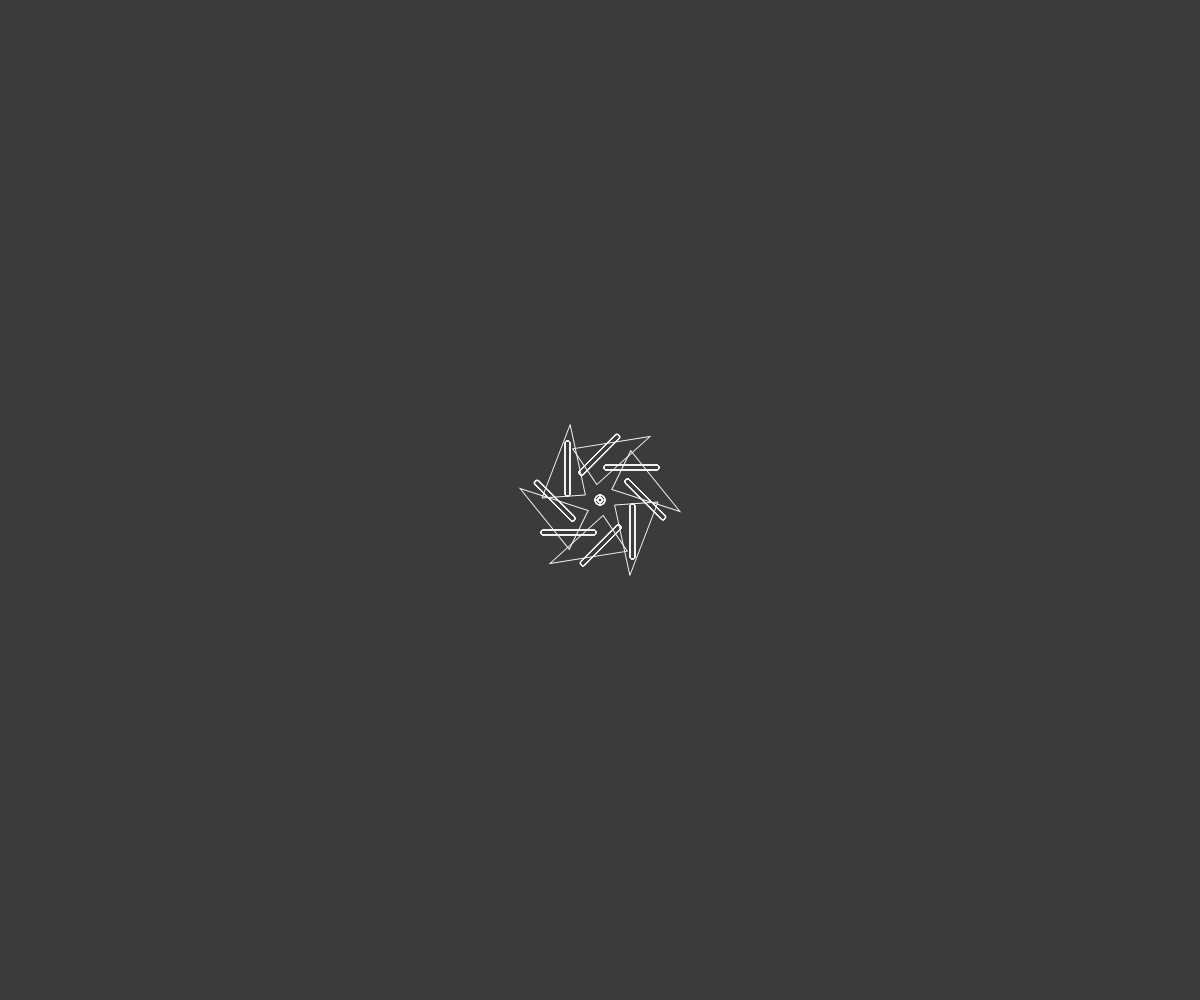
Frame 1 (no input)
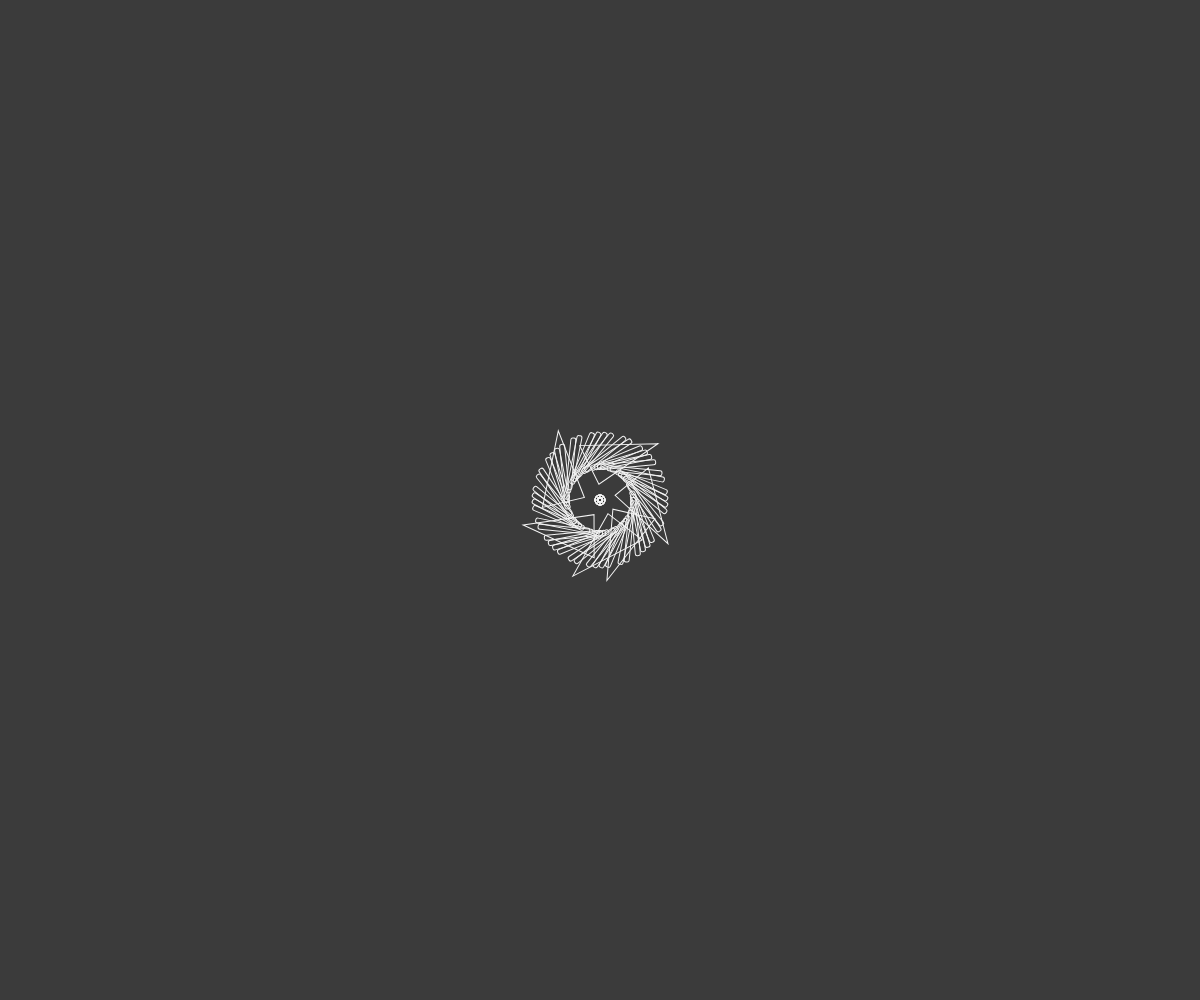
Frame 60 (no input)
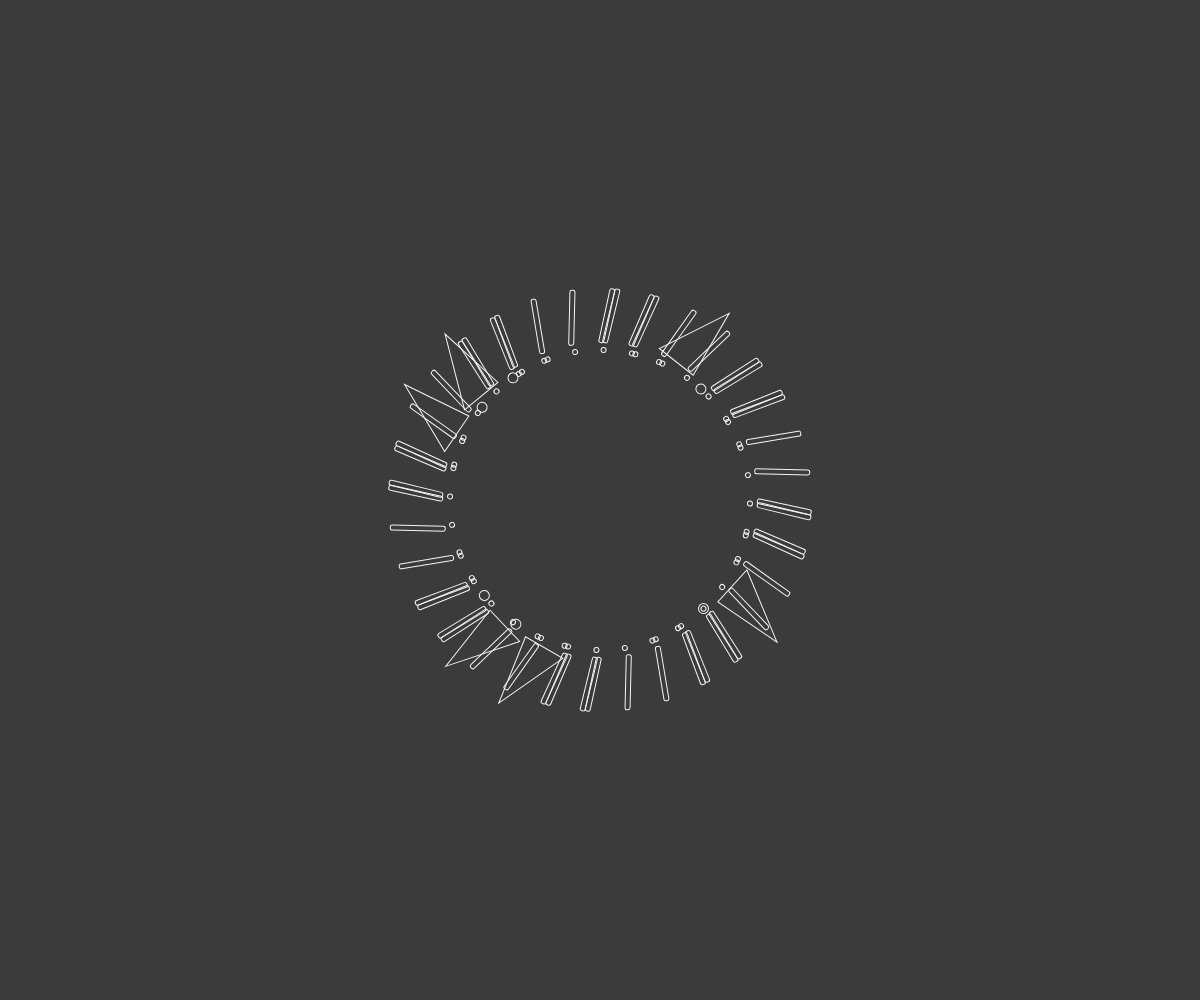
Frame 120 (the mouse pressed at the canvas centre since frame 60)

The p5.js sketch that drew these frames (run headless with seeded random() and noise() and a simulated clock; from frame 60 on, the mouse is pressed at the canvas centre):

// p5.js sketch
// ── sketch.js
var angle = 0.0
var speed = 0.005
var c = 244
var loop_1 = 6
var loop_2 = 8
var range1 = 0
var range2 = 300

function setup() {
  createCanvas(windowWidth, windowHeight)
  noFill()
}

function draw() {
  
  var l0 = map(mouseX, 0, width, range1, range2)
  var l1 = map(mouseY, 0, height, range1, range2)

  background(59)
  
  translate(width/2, height/2)
  rotate(angle)
  

  for (var i = 0; i < loop_1; i++){
    push()
    rotate(i * TWO_PI/loop_1)
    translate(0, l0)
    stroke(c)
    ellipse(0, 0, 10, 10)
    triangle(30, 75, 58, 2, 15, 5);
    pop()
     
    rotate(angle)
    for(var j = 0; j < loop_2; j++) {
      push()
      rotate(j * TWO_PI/loop_2)
      translate(0, l1)
      stroke(c)
      ellipse(0, 0, 5, 5)
      rect(30, 4, 5, 55, 2);
      pop()
    }
   
  }
  
  angle += speed
}
